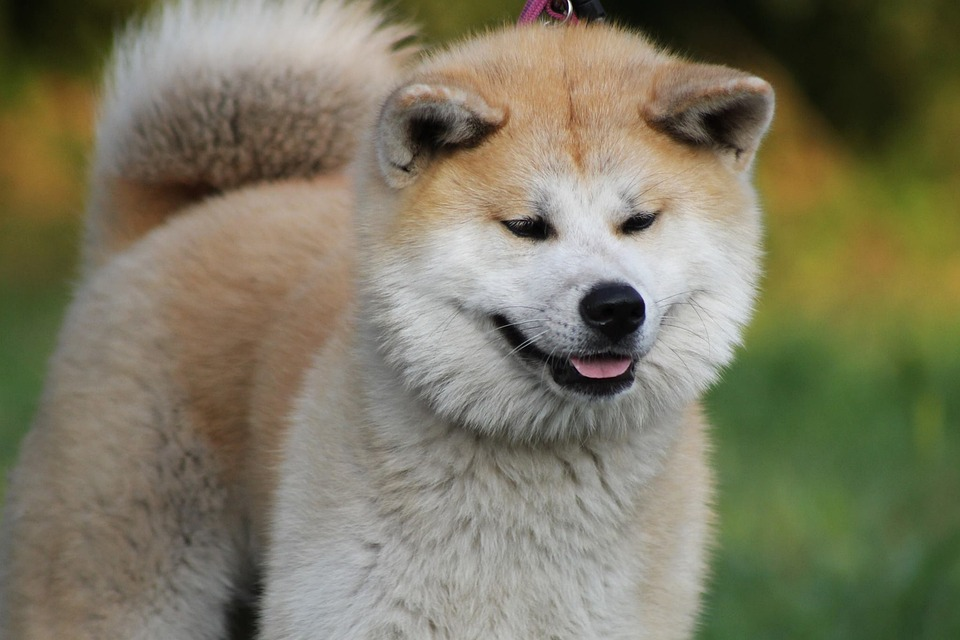
#> input picture week 5.1 OpenCV - CroppingImage/task.png, 960 x 640 px
$ python tugas.py
#> lines starting #> are read from the running program, lines starting #| are printed output that depends on the picture
import cv2 as cv

images = cv.imread("task.png")
#> images is the input picture: shape (640, 960, 3); mean B, G, R 97.8, 120.1, 124
print(images.shape)
#| (640, 960, 3)

y_start = 350
y_end = 777

x_start = 20
x_end = 440

crop = images[x_start: x_end, y_start: y_end]
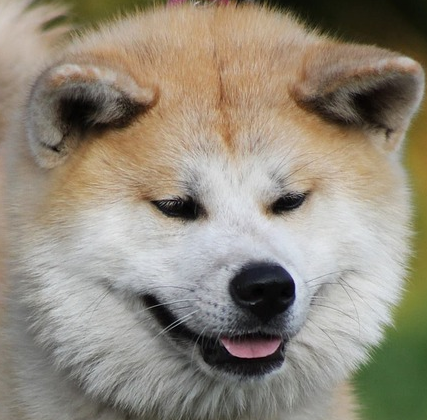
#> crop: shape (420, 427, 3); mean B, G, R 123.6, 138.1, 146

cv.imshow("croppedimages", crop)
cv.waitKey(0)
cv.destroyAllWindows()
